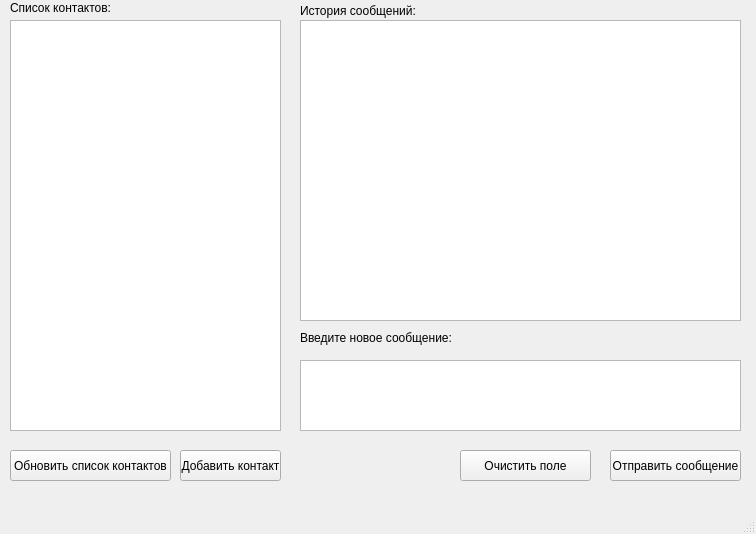
<?xml version="1.0" encoding="UTF-8"?>
<ui version="4.0">
 <class>MainClientWindow</class>
 <widget class="QMainWindow" name="MainClientWindow">
  <property name="geometry">
   <rect>
    <x>0</x>
    <y>0</y>
    <width>756</width>
    <height>534</height>
   </rect>
  </property>
  <property name="minimumSize">
   <size>
    <width>756</width>
    <height>534</height>
   </size>
  </property>
  <property name="windowTitle">
   <string>Чат Программа</string>
  </property>
  <widget class="QWidget" name="centralwidget">
   <widget class="QLabel" name="label_contacts">
    <property name="geometry">
     <rect>
      <x>10</x>
      <y>0</y>
      <width>101</width>
      <height>16</height>
     </rect>
    </property>
    <property name="text">
     <string>Список контактов:</string>
    </property>
   </widget>
   <widget class="QLabel" name="label_history">
    <property name="geometry">
     <rect>
      <x>300</x>
      <y>0</y>
      <width>391</width>
      <height>21</height>
     </rect>
    </property>
    <property name="text">
     <string>История сообщений:</string>
    </property>
   </widget>
   <widget class="QTextEdit" name="text_message">
    <property name="geometry">
     <rect>
      <x>300</x>
      <y>360</y>
      <width>441</width>
      <height>71</height>
     </rect>
    </property>
   </widget>
   <widget class="QLabel" name="label_new_message">
    <property name="geometry">
     <rect>
      <x>300</x>
      <y>330</y>
      <width>171</width>
      <height>16</height>
     </rect>
    </property>
    <property name="text">
     <string>Введите новое сообщение:</string>
    </property>
   </widget>
   <widget class="QListView" name="list_contacts">
    <property name="geometry">
     <rect>
      <x>10</x>
      <y>20</y>
      <width>271</width>
      <height>411</height>
     </rect>
    </property>
   </widget>
   <widget class="QListView" name="list_messages">
    <property name="geometry">
     <rect>
      <x>300</x>
      <y>20</y>
      <width>441</width>
      <height>301</height>
     </rect>
    </property>
   </widget>
   <widget class="QPushButton" name="btn_send">
    <property name="geometry">
     <rect>
      <x>610</x>
      <y>450</y>
      <width>131</width>
      <height>31</height>
     </rect>
    </property>
    <property name="text">
     <string>Отправить сообщение</string>
    </property>
   </widget>
   <widget class="QPushButton" name="btn_clear">
    <property name="geometry">
     <rect>
      <x>460</x>
      <y>450</y>
      <width>131</width>
      <height>31</height>
     </rect>
    </property>
    <property name="text">
     <string>Очистить поле</string>
    </property>
   </widget>
   <widget class="QPushButton" name="btn_get_list">
    <property name="geometry">
     <rect>
      <x>10</x>
      <y>450</y>
      <width>161</width>
      <height>31</height>
     </rect>
    </property>
    <property name="text">
     <string>Обновить список контактов</string>
    </property>
   </widget>
   <widget class="QPushButton" name="btn_add_contact">
    <property name="geometry">
     <rect>
      <x>180</x>
      <y>450</y>
      <width>101</width>
      <height>31</height>
     </rect>
    </property>
    <property name="text">
     <string>Добавить контакт</string>
    </property>
   </widget>
  </widget>
  <widget class="QStatusBar" name="statusBar"/>
  <action name="menu_exit">
   <property name="text">
    <string>Выход</string>
   </property>
  </action>
  <action name="menu_add_contact">
   <property name="text">
    <string>Добавить контакт</string>
   </property>
  </action>
  <action name="menu_del_contact">
   <property name="text">
    <string>Удалить контакт</string>
   </property>
  </action>
 </widget>
 <resources/>
 <connections>
  <connection>
   <sender>btn_clear</sender>
   <signal>clicked()</signal>
   <receiver>text_message</receiver>
   <slot>clear()</slot>
   <hints>
    <hint type="sourcelabel">
     <x>541</x>
     <y>481</y>
    </hint>
    <hint type="destinationlabel">
     <x>547</x>
     <y>416</y>
    </hint>
   </hints>
  </connection>
 </connections>
</ui>
